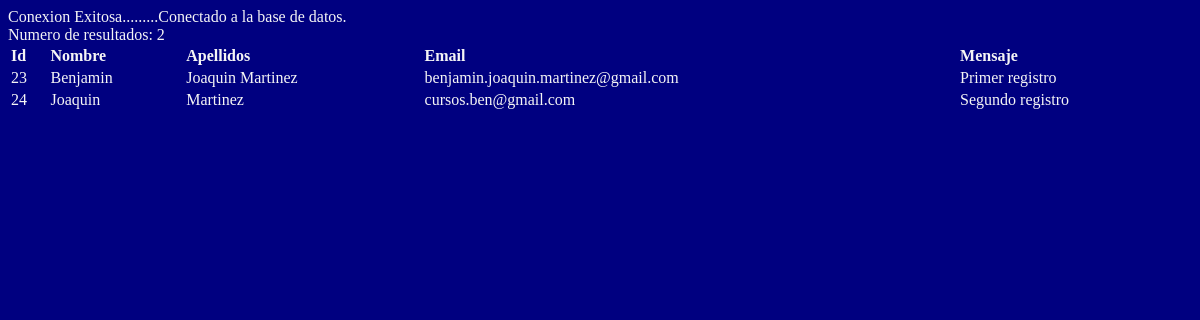
/consultar.php, run on the app's committed database.
### tables this page shows
CREATE TABLE `users` (
  `nombre` varchar(100) NOT NULL,
  `apellidos` varchar(100) NOT NULL,
  `email` varchar(100) NOT NULL,
  `mensaje` varchar(300) NOT NULL,
  `id` int(255) NOT NULL
);

### consultar.php (the view, shortened to what this page needs)
<html>
<head>
<link rel="stylesheet" type "text/css" href="estilos.css">
</head>
<body class = "consulta">
<?php
$servername= "localhost";
$database= "133467";
$username= "root";
$password= "";
$conn = mysqli_connect($servername,$username,$password,$database);
if (!$conn){
 die ("Conexion fallida....".mysqli_connect_error());
 } echo "Conexion Exitosa.........";
 echo 'Conectado a la base de datos.<br>';
  $result = $conn->query("SELECT *  FROM users");
  echo "Numero de resultados: $result->num_rows <br>";
 echo " <table>
  <tr>
    <td><strong>Id</strong></td>
    <td><strong>Nombre</strong></td>
    <td><strong>Apellidos</strong></td>
    <td><strong>Email</strong></td>
    <td><strong>Mensaje</strong></td>
  </tr>";
  foreach ($result as $row) {
echo "
    <tr>
    <td>".$row['id']."</td>
    <td>".$row['nombre']."</td>
    <td>".$row['apellidos']."</td>
    <td>".$row['email']."</td>
    <td>".$row['mensaje']."</td>
  </tr>";
}
?>
</body>

### estilos.css (style rules this page uses)
* { box-sizing: border-box; }
body { background-color: rgb(255, 255, 255); }
.consulta { display: flex; flex-direction: column; background-color: navy; color:whitesmoke ; }

### data on the page
users: id "23", nombre "Benjamin", apellidos "Joaquin Martinez", email "benjamin.joaquin.martinez@gmail.com", mensaje "Primer registro"
users: id "24", nombre "Joaquin", apellidos "Martinez", email "cursos.ben@gmail.com", mensaje "Segundo registro"

### other printed values
$result->num_rows "2"
